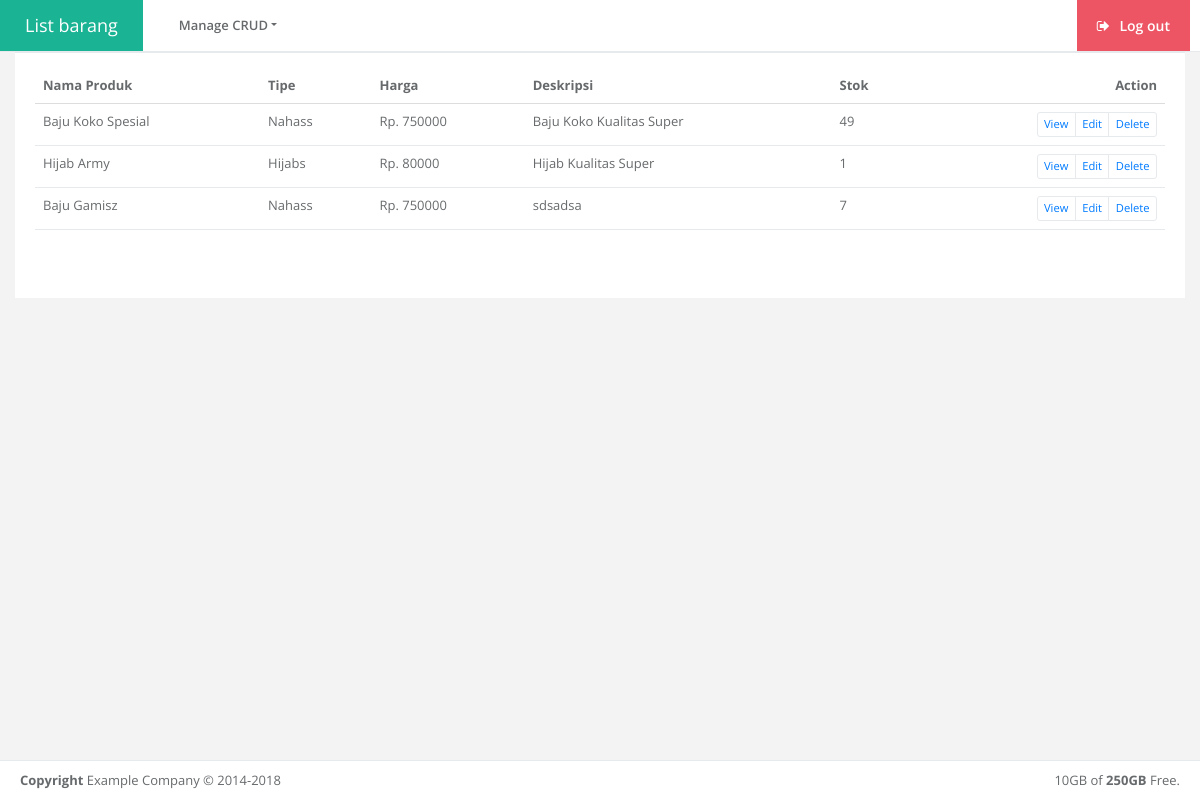
Screenshot of /views/product_list_view.php with the database file from the repository.
### tables this page shows
CREATE TABLE IF NOT EXISTS `barang` (
  `id` int(11) NOT NULL AUTO_INCREMENT,
  `nama_barang` varchar(150) NOT NULL DEFAULT '0',
  `id_tipe` int(11) NOT NULL DEFAULT '0',
  `harga` int(11) NOT NULL DEFAULT '0',
  `deskripsi` varchar(250) NOT NULL DEFAULT '0',
  `stok` int(11) DEFAULT NULL,
  PRIMARY KEY (`id`)
);

CREATE TABLE IF NOT EXISTS `tipe` (
  `id_tipe` int(11) NOT NULL AUTO_INCREMENT,
  `nama_tipe` varchar(50) DEFAULT NULL,
  PRIMARY KEY (`id_tipe`) USING BTREE
);

### views/product_list_view.php (the view, shortened to what this page needs)
<!DOCTYPE html>
<html>
<head>
    <link href="../css/bootstrap.min.css" rel="stylesheet">
    <link href="../font-awesome/css/font-awesome.css" rel="stylesheet">
    <link href="../css/animate.css" rel="stylesheet">
    <link href="../css/style.css" rel="stylesheet">
</head>
<body class="top-navigation">
    <div id="wrapper">
        <div id="page-wrapper" class="gray-bg">
            <div class="row border-bottom white-bg">
                <nav class="navbar navbar-expand-lg navbar-static-top" role="navigation">
                    <a href="#" class="navbar-brand">List barang</a>
                    <div class="navbar-collapse collapse" id="navbar">
                        <ul class="nav navbar-nav mr-auto">
                            <li class="dropdown">
                                <a aria-expanded="false" role="button" href="#" class="dropdown-toggle" data-toggle="dropdown"> Manage CRUD</a>
                            </li>
                        </ul>
                        <ul class="nav navbar-top-links navbar-right">
                            <li>
                                <a href="../action/login_controller.php?op=out" class="bg-danger text-white">
                                    <i class="fa fa-sign-out"></i> Log out
                                </a>
                            </li>
                        </ul>
                    </div>
                </nav>
            </div>
            <div class="row">
                <div class="col-lg-12">
                    <div class="ibox">
                        <div class="ibox-content">
                            <table class="footable table table-stripped toggle-arrow-tiny" data-page-size="15">
                                <thead>
                                    <tr>
                                        <th data-toggle="true">Nama Produk</th>
                                        <th data-hide="phone">Tipe</th>
                                        <th data-hide="all">Harga</th>
                                        <th data-hide="phone">Deskripsi</th>
                                        <th data-hide="phone,tablet">Stok</th>
                                        <th class="text-right" data-sort-ignore="true">Action</th>
                                    </tr>
                                </thead>
                                <tbody>
                                    <?php
                                    include '../config/koneksi.php';
                                    $query = "select * from barang inner join tipe where barang.id_tipe = tipe.id_tipe";
                                    $output = $koneksi->query($query);
                                    while ($data = $output->fetch_array()) {
                                    ?>
                                        <tr>
                                            <td>
                                                <?php echo $data['nama_barang'] ?>
                                            </td>
                                            <td>
                                                <?php echo $data['nama_tipe'] ?>
                                            </td>
                                            <td>
                                                Rp. <?php echo $data['harga'] ?>
                                            </td>
                                            <td>
                                                <?php echo $data['deskripsi'] ?>
                                            </td>
                                            <td>
                                                <?php echo $data['stok'] ?>
                                            </td>
                                            <td class="text-right">
                                                <div class="btn-group">
                                                    <button class="btn-white btn btn-xs"><a href="product_detail_view.php?id=<?php echo $data['id'] ?>">View</a></button>
                                                    <button class="btn-white btn btn-xs"><a href="edit_barang_view.php?id=<?php echo $data['id'] ?>">Edit</a></button>
                                                    <button class="btn-white btn btn-xs"><a href="../action/action_delete_barang.php?id=<?php echo $data['id'] ?>">Delete</a></button>
                                                </div>
                                            </td>
                                        </tr>
                                    <?php } ?>
                                </tbody>
                                <tfoot>
                                    <tr>
                                        <td colspan="6">
                                        </td>
                                    </tr>
                                </tfoot>
                            </table>
                        </div>
                    </div>
                </div>
            </div>
            <div class="footer">
                <div class="float-right">
                    10GB of <strong>250GB</strong> Free.
                </div>
                <div>
                    <strong>Copyright</strong> Example Company &copy; 2014-2018
                </div>
            </div>
        </div>
    </div>
</body>
</html>

### rows the page displays
barang: nama_barang "Baju Koko Spesial", id_tipe.nama_tipe "Nahass", harga "750000", deskripsi "Baju Koko Kualitas Super", stok "49"
barang: nama_barang "Hijab Army", id_tipe.nama_tipe "Hijabs", harga "80000", deskripsi "Hijab Kualitas Super", stok "1"
barang: nama_barang "Baju Gamisz", id_tipe.nama_tipe "Nahass", harga "750000", deskripsi "sdsadsa", stok "7"
